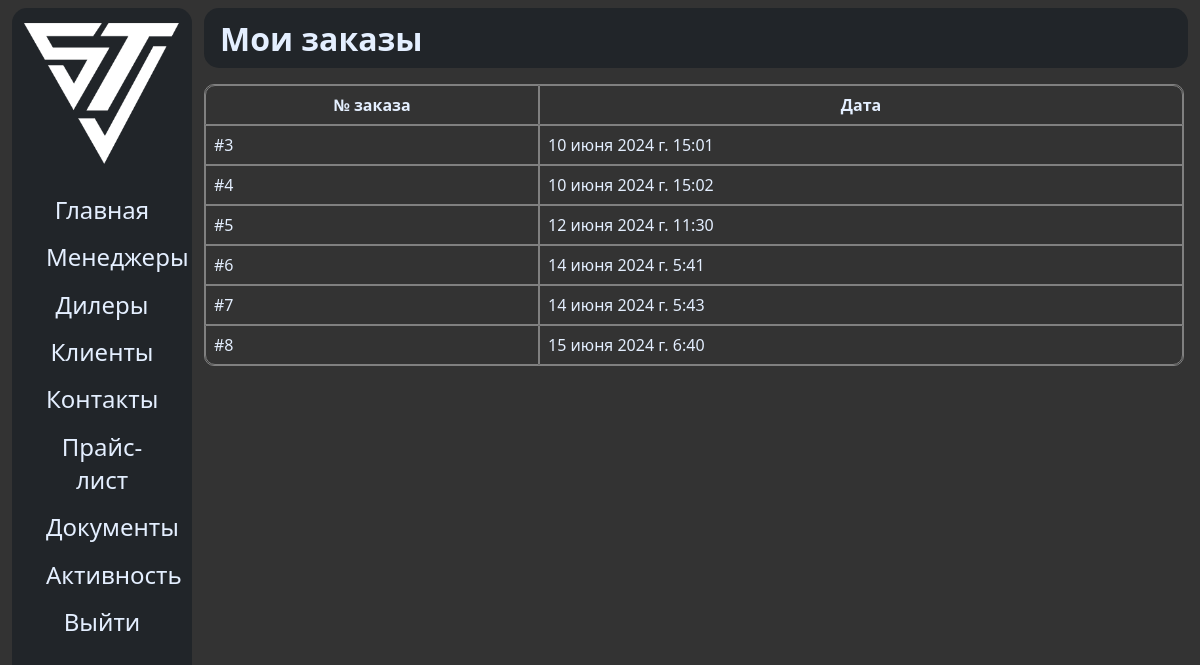
/orders/my (signed in), run on the app's committed database.
### sinotruk/models.py (models this page shows)
class Order(models.Model):
	user = models.ForeignKey(CustomUser, on_delete=models.CASCADE, verbose_name='Заказчик', related_name='orderer')
	date = models.DateTimeField(auto_now_add=True, null=True, blank=True)

### sinotruk/views.py (the view)
# urls.py: path('orders/my', my_orders),
def my_orders(request):
	if request.user.is_authenticated:
		class OrderView:
			def __init__(self, order):
				self.order = order
				self.items = OrderItem.objects.filter(order=order)
		orders = [OrderView(x) for x in Order.objects.filter(user=request.user)]
		return render(request, 'main/my_orders.html', {
			'orders': Order.objects.filter(user=request.user)
		})
	return HttpResponseRedirect('/login')

### templates/main/my_orders.html (shortened to what this page needs)
{% extends 'main/base.html' %}
{% load static %}
{% block navbar %}
    <h1>Мои заказы</h1>
{% endblock %}
{% block content %}
    <div class="my_orders_block">
        <table class="my_table">
            <thead>
                <tr>
                    <th>№ заказа</th>
                    <th>Дата</th>
                </tr>
            </thead>
            <tbody>
                {% for order in orders %}
                    <tr class="order-tr" onclick="window.location.href='/orders/my/{{ order.id }}'">
                        <td>#{{ order.id }}</td>
                        <td>{{ order.date }}</td>
                    </tr>
                {% endfor %}
            </tbody>
        </table>
    </div>
{% endblock %}

### static/css/base.css (style rules this page uses)
:root { --bs-font-sans-serif: system-ui, -apple-system, "Segoe UI", Roboto, "Helvetica Neue", Arial, "Noto Sans", "Liberation Sans", sans-serif, "Apple Color Emoji", "Segoe UI Emoji", "Segoe UI Symbol", "Noto Color Emoji"; }
* { font-family: var(--bs-font-sans-serif); color: #e4efff; }
html, body { margin: 0; padding: 0; background-color: #333333; }
.navbar > h1 { margin-left: 1rem; }
table, tbody { width: 100%; margin: 0; padding: 0; }
table, thead, tbody, tr, th, td { border: 1px solid gray; }
th, td { padding: 0.5rem; }
.my_table { border-collapse: separate; border-spacing: 0; border: 1px solid gray; border-radius: 10px; -moz-border-radius: 10px; -webkit-border-radius: 10px; }
.my_table tr:first-of-type th:first-of-type { border-top-left-radius: 10px; }
.my_table tr:first-of-type th:last-of-type { border-top-right-radius: 10px; }
.my_table tr:last-of-type td:first-of-type { border-bottom-left-radius: 10px; }
.my_table tr:last-of-type td:last-of-type { border-bottom-right-radius: 10px; }
.order-tr { cursor: pointer; }

### data on the page
Order: id "3", date "10 июня 2024 г. 15:01"
Order: id "4", date "10 июня 2024 г. 15:02"
Order: id "5", date "12 июня 2024 г. 11:30"
Order: id "6", date "14 июня 2024 г. 5:41"
Order: id "7", date "14 июня 2024 г. 5:43"
Order: id "8", date "15 июня 2024 г. 6:40"
